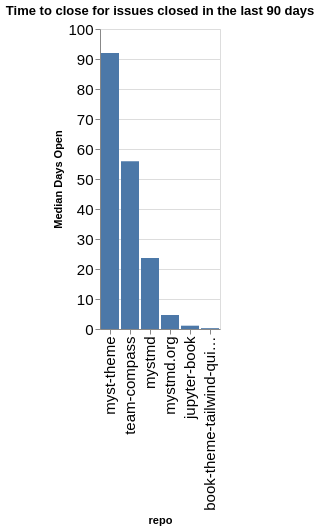

Write notebook code for a chart like this one.
### Code cell
time_open = closed.groupby(['org', 'repo']).agg({'time_open': 'median'}).reset_index()
time_open['time_open'] = time_open['time_open'] / (60 * 60 * 24)
time_open['org/repo'] = time_open.apply(lambda a: a['org'] + '/' + a['repo'], axis=1)
sorted_vals = time_open.sort_values(['org', 'time_open'], ascending=False)['repo'].values
alt.Chart(data=time_open, title=f"Time to close for issues closed in the last {n_days} days").mark_bar().encode(
    x=alt.X('repo', sort=alt.Sort(sorted_vals.tolist())),
    y=alt.Y('time_open', title="Median Days Open"),
)

### Figure 1 — Vega-Lite specification as saved in the notebook (floating-point values rounded to 4 significant figures)
{"config": {"axisLeft": {"labelFontSize": 15}, "axisBottom": {"labelFontSize": 15}}, "data": {"name": "data-5b2867c63418136ebecd9afee7b0034d"}, "mark": {"type": "bar"}, "encoding": {"x": {"field": "repo", "sort": ["myst-theme", "team-compass", "mystmd", "mystmd.org", "jupyter-book", "book-theme-tailwind-quickstart"], "type": "nominal"}, "y": {"field": "time_open", "title": "Median Days Open", "type": "quantitative"}}, "title": "Time to close for issues closed in the last 90 days", "$schema": "https://vega.github.io/schema/vega-lite/v5.20.1.json", "datasets": {"data-5b2867c63418136ebecd9afee7b0034d": [{"org": "jupyter-book", "repo": "book-theme-tailwind-quickstart", "time_open": 0.2781, "org/repo": "jupyter-book/book-theme-tailwind-quickstart"}, {"org": "jupyter-book", "repo": "jupyter-book", "time_open": 1.103, "org/repo": "jupyter-book/jupyter-book"}, {"org": "jupyter-book", "repo": "myst-theme", "time_open": 92.02, "org/repo": "jupyter-book/myst-theme"}, {"org": "jupyter-book", "repo": "mystmd", "time_open": 23.64, "org/repo": "jupyter-book/mystmd"}, {"org": "jupyter-book", "repo": "mystmd.org", "time_open": 4.676, "org/repo": "jupyter-book/mystmd.org"}, {"org": "jupyter-book", "repo": "team-compass", "time_open": 55.9, "org/repo": "jupyter-book/team-compass"}]}}
